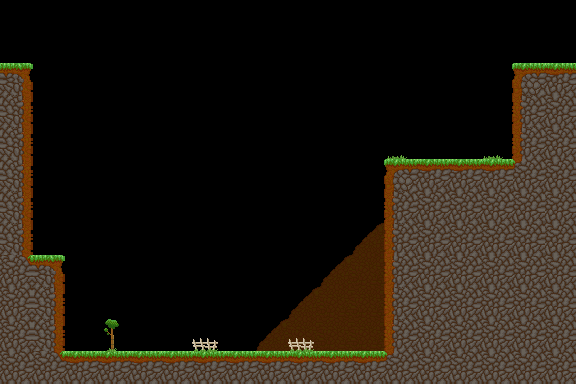

Below is a game level as drawn by its tile map, then a one-line description and the .tmx that defines it (tile-layer data replaced by summaries):
An orthogonal 18x12 tile map with 32x32 px tiles, 6 tile layers (background, main, foreground, hidden, ...), 6 tilesets and 22 objects (11x veggie, start, goal, piggie, chest).

<map version="1.5" tiledversion="1.7.2" orientation="orthogonal" renderorder="right-down" width="18" height="12" tilewidth="32" tileheight="32" infinite="0" nextlayerid="12" nextobjectid="23">
 <properties>
  <property name="hints" value="trampoline" />
  <property name="time_to_beat" value="4" />
  <property name="tutorial" value="2" />
 </properties>
 <tileset firstgid="1" name="grass_level" tilewidth="33" tileheight="33" spacing="1" margin="1" tilecount="144" columns="16">
  <image source="../../sprites/tilesets/34tile.png" width="544" height="306" />
 </tileset>
 <tileset firstgid="145" name="treetops_big_96" tilewidth="96" tileheight="64" tilecount="2" columns="2">
  <image source="../../sprites/objects/scenery/treetops_big_96.png" width="192" height="64" />
 </tileset>
 <tileset firstgid="147" name="object_tilemap_16" tilewidth="16" tileheight="16" tilecount="12" columns="4">
  <image source="../../sprites/tilesets/object_tilemap_16.png" width="64" height="48" />
 </tileset>
 <tileset firstgid="159" name="object_tilemap_32" tilewidth="32" tileheight="32" tilecount="25" columns="5">
  <image source="../../sprites/tilesets/object_tilemap_32.png" width="160" height="160" />
  <tile id="0">
   <properties>
    <property name="item_no" value="5" />
    <property name="type" value="costume_head" />
   </properties>
  </tile>
  <tile id="1">
   <properties>
    <property name="spawn" value="spawn" />
   </properties>
  </tile>
  <tile id="2">
   <properties>
    <property name="goal" value="goal" />
   </properties>
  </tile>
  <tile id="3">
   <properties>
    <property name="name" value="pig" />
   </properties>
  </tile>
  <tile id="4">
   <properties>
    <property name="direction" value="left" />
    <property name="name" value="walking_enemy" />
   </properties>
  </tile>
 </tileset>
 <tileset firstgid="184" name="object_tilemap_16" tilewidth="16" tileheight="16" tilecount="12" columns="4">
  <image source="../../sprites/tilesets/object_tilemap_16.png" width="64" height="48" />
 </tileset>
 <tileset firstgid="196" name="object_tilemap_32" tilewidth="32" tileheight="32" tilecount="25" columns="5">
  <image source="../../sprites/tilesets/object_tilemap_32.png" width="160" height="160" />
 </tileset>
 <layer id="1" name="background" width="18" height="12">
  <properties>
   <property name="background" value="background" />
  </properties>
  <data>[216 cells, 15 non-empty, 3 distinct tile ids]</data>
 </layer>
 <layer id="2" name="main" width="18" height="12">
  <data>[216 cells, 67 non-empty, 12 distinct tile ids]</data>
 </layer>
 <layer id="3" name="foreground" width="18" height="12">
  <properties>
   <property name="foreground" value="foreground" />
  </properties>
  <data>[216 cells, 5 non-empty, 3 distinct tile ids]</data>
 </layer>
 <layer id="4" name="hidden" width="18" height="12">
  <data>[216 cells, 17 non-empty, 6 distinct tile ids]</data>
 </layer>
 <layer id="5" name="hints" width="18" height="12">
  <properties>
   <property name="Trampoline" value="If you tap in time,:piggies turn into:trampolines!" />
  </properties>
  <data>[216 cells, 0 non-empty, 0 distinct tile ids]</data>
 </layer>
 <objectgroup color="#e70000" id="6" name="hard-blocks">
  <object id="1" x="0" y="256" width="64" height="128" />
  <object id="2" x="64" y="352" width="320" height="32" />
  <object id="3" x="512" y="64" width="64" height="320" />
  <object id="4" x="0" y="160" width="32" height="96" />
  <object id="5" x="384" y="224" width="128" height="160" />
  <object id="6" x="384" y="160" width="128" height="64" />
  <object id="7" x="0" y="64" height="96" />
 </objectgroup>
 <objectgroup color="#0055ff" id="7" name="soft-blocks" />
 <objectgroup id="8" name="treetop_big" />
 <objectgroup id="9" name="objects-32px">
  <object id="8" name="start" gid="160" x="32" y="256" width="32" height="32">
   <properties>
    <property name="direction" value="right" />
    <property name="health" value="100" />
   </properties>
  </object>
  <object id="9" name="goal" gid="161" x="480" y="128" width="32" height="32" />
  <object id="10" name="piggie" gid="162" x="209" y="352" width="32" height="32" />
  <object id="11" name="chest" gid="159" x="0" y="160" width="32" height="32">
   <properties>
    <property name="item_no" value="12" />
    <property name="type" value="costume_head" />
   </properties>
  </object>
 </objectgroup>
 <layer id="10" name="Tile Layer 6" width="18" height="12">
  <data>[216 cells, 0 non-empty, 0 distinct tile ids]</data>
 </layer>
 <objectgroup id="11" name="objects-16px">
  <object id="12" name="veggie" gid="150" x="72" y="216" width="16" height="16" />
  <object id="13" name="veggie" gid="150" x="111" y="197" width="16" height="16" />
  <object id="14" name="veggie" gid="150" x="155" y="229" width="16" height="16" />
  <object id="15" name="veggie" gid="150" x="189" y="269" width="16" height="16" />
  <object id="16" name="veggie" gid="150" x="216" y="311" width="16" height="16" />
  <object id="17" name="veggie" gid="150" x="232" y="276" width="16" height="16" />
  <object id="18" name="veggie" gid="150" x="247" y="241" width="16" height="16" />
  <object id="19" name="veggie" gid="150" x="262" y="207" width="16" height="16" />
  <object id="20" name="veggie" gid="150" x="276" y="167" width="16" height="16" />
  <object id="21" name="veggie" gid="150" x="292" y="129" width="16" height="16" />
  <object id="22" name="veggie" gid="150" x="312" y="99" width="16" height="16" />
 </objectgroup>
</map>
